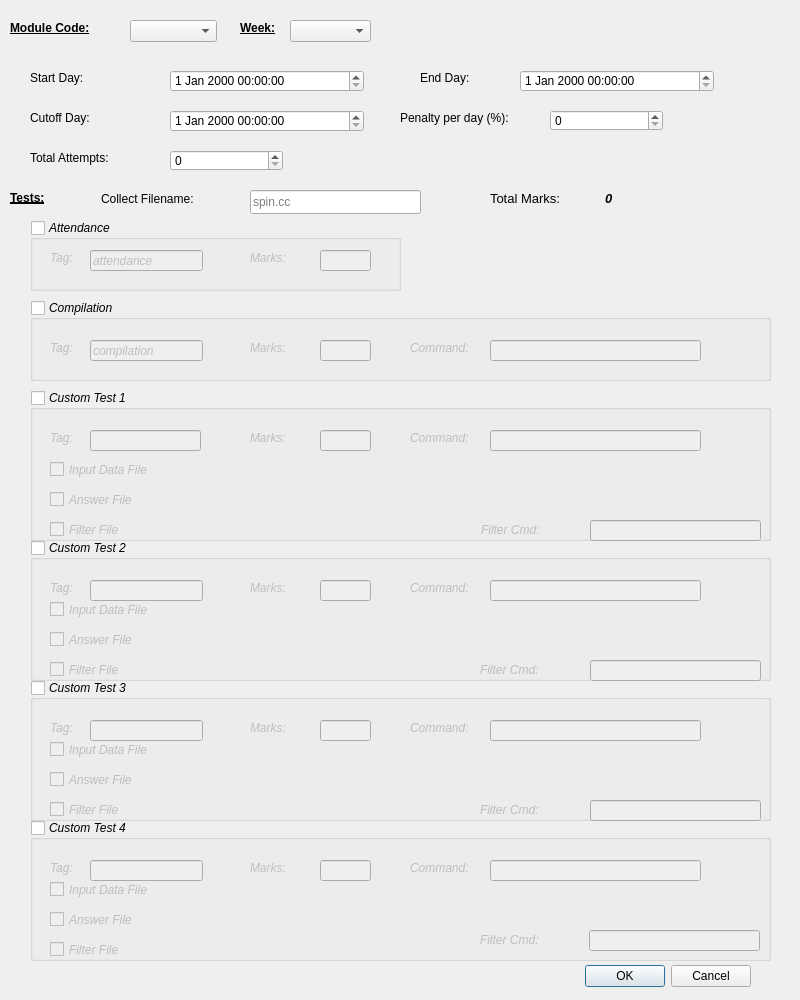
<?xml version="1.0" encoding="UTF-8"?>
<ui version="4.0">
 <class>Dialog</class>
 <widget class="QDialog" name="Dialog">
  <property name="geometry">
   <rect>
    <x>0</x>
    <y>0</y>
    <width>800</width>
    <height>1000</height>
   </rect>
  </property>
  <property name="minimumSize">
   <size>
    <width>800</width>
    <height>1000</height>
   </size>
  </property>
  <property name="maximumSize">
   <size>
    <width>800</width>
    <height>1000</height>
   </size>
  </property>
  <property name="windowTitle">
   <string>Create Repeating Assignment</string>
  </property>
  <widget class="QDialogButtonBox" name="buttonBox">
   <property name="geometry">
    <rect>
     <x>410</x>
     <y>960</y>
     <width>341</width>
     <height>32</height>
    </rect>
   </property>
   <property name="orientation">
    <enum>Qt::Horizontal</enum>
   </property>
   <property name="standardButtons">
    <set>QDialogButtonBox::Cancel|QDialogButtonBox::Ok</set>
   </property>
  </widget>
  <widget class="QLabel" name="label">
   <property name="geometry">
    <rect>
     <x>10</x>
     <y>20</y>
     <width>111</width>
     <height>16</height>
    </rect>
   </property>
   <property name="font">
    <font>
     <weight>75</weight>
     <bold>true</bold>
     <underline>true</underline>
     <kerning>true</kerning>
    </font>
   </property>
   <property name="text">
    <string>Module Code:</string>
   </property>
  </widget>
  <widget class="QComboBox" name="comboBox_moduleCode">
   <property name="geometry">
    <rect>
     <x>130</x>
     <y>20</y>
     <width>87</width>
     <height>22</height>
    </rect>
   </property>
  </widget>
  <widget class="QDateTimeEdit" name="dateTimeEdit_startDay">
   <property name="geometry">
    <rect>
     <x>170</x>
     <y>70</y>
     <width>194</width>
     <height>22</height>
    </rect>
   </property>
  </widget>
  <widget class="QLabel" name="label_2">
   <property name="geometry">
    <rect>
     <x>30</x>
     <y>70</y>
     <width>121</width>
     <height>16</height>
    </rect>
   </property>
   <property name="text">
    <string>Start Day:</string>
   </property>
  </widget>
  <widget class="QLabel" name="label_3">
   <property name="geometry">
    <rect>
     <x>420</x>
     <y>70</y>
     <width>72</width>
     <height>15</height>
    </rect>
   </property>
   <property name="text">
    <string>End Day:</string>
   </property>
  </widget>
  <widget class="QLabel" name="label_4">
   <property name="geometry">
    <rect>
     <x>30</x>
     <y>110</y>
     <width>101</width>
     <height>16</height>
    </rect>
   </property>
   <property name="text">
    <string>Cutoff Day:</string>
   </property>
  </widget>
  <widget class="QLabel" name="label_5">
   <property name="geometry">
    <rect>
     <x>400</x>
     <y>110</y>
     <width>141</width>
     <height>16</height>
    </rect>
   </property>
   <property name="text">
    <string>Penalty per day (%):</string>
   </property>
  </widget>
  <widget class="QDateTimeEdit" name="dateTimeEdit_endDay">
   <property name="geometry">
    <rect>
     <x>520</x>
     <y>70</y>
     <width>194</width>
     <height>22</height>
    </rect>
   </property>
  </widget>
  <widget class="QDateTimeEdit" name="dateTimeEdit_cutoffDay">
   <property name="geometry">
    <rect>
     <x>170</x>
     <y>110</y>
     <width>194</width>
     <height>22</height>
    </rect>
   </property>
  </widget>
  <widget class="QSpinBox" name="spinBox_penaltyPerDay">
   <property name="geometry">
    <rect>
     <x>550</x>
     <y>110</y>
     <width>113</width>
     <height>21</height>
    </rect>
   </property>
  </widget>
  <widget class="QLabel" name="label_6">
   <property name="geometry">
    <rect>
     <x>240</x>
     <y>20</y>
     <width>41</width>
     <height>16</height>
    </rect>
   </property>
   <property name="font">
    <font>
     <weight>75</weight>
     <bold>true</bold>
     <underline>true</underline>
    </font>
   </property>
   <property name="text">
    <string>Week:</string>
   </property>
  </widget>
  <widget class="QComboBox" name="comboBox_weekNumber">
   <property name="geometry">
    <rect>
     <x>290</x>
     <y>20</y>
     <width>81</width>
     <height>22</height>
    </rect>
   </property>
  </widget>
  <widget class="QLabel" name="label_7">
   <property name="geometry">
    <rect>
     <x>30</x>
     <y>150</y>
     <width>121</width>
     <height>16</height>
    </rect>
   </property>
   <property name="text">
    <string>Total Attempts:</string>
   </property>
  </widget>
  <widget class="QSpinBox" name="spinBox_totalAttempts">
   <property name="geometry">
    <rect>
     <x>170</x>
     <y>150</y>
     <width>113</width>
     <height>21</height>
    </rect>
   </property>
  </widget>
  <widget class="QLabel" name="label_8">
   <property name="geometry">
    <rect>
     <x>10</x>
     <y>190</y>
     <width>72</width>
     <height>15</height>
    </rect>
   </property>
   <property name="font">
    <font>
     <weight>75</weight>
     <bold>true</bold>
     <underline>true</underline>
    </font>
   </property>
   <property name="text">
    <string>Tests:</string>
   </property>
  </widget>
  <widget class="QLabel" name="label_11">
   <property name="geometry">
    <rect>
     <x>490</x>
     <y>190</y>
     <width>108</width>
     <height>17</height>
    </rect>
   </property>
   <property name="font">
    <font>
     <pointsize>10</pointsize>
    </font>
   </property>
   <property name="text">
    <string>Total Marks:</string>
   </property>
  </widget>
  <widget class="QLabel" name="label_totalMarks">
   <property name="geometry">
    <rect>
     <x>605</x>
     <y>190</y>
     <width>121</width>
     <height>17</height>
    </rect>
   </property>
   <property name="font">
    <font>
     <pointsize>10</pointsize>
     <weight>75</weight>
     <italic>true</italic>
     <bold>true</bold>
    </font>
   </property>
   <property name="text">
    <string>0</string>
   </property>
  </widget>
  <widget class="QGroupBox" name="groupBox_attendance">
   <property name="geometry">
    <rect>
     <x>30</x>
     <y>220</y>
     <width>371</width>
     <height>71</height>
    </rect>
   </property>
   <property name="font">
    <font>
     <italic>true</italic>
    </font>
   </property>
   <property name="title">
    <string>Attendance</string>
   </property>
   <property name="checkable">
    <bool>true</bool>
   </property>
   <property name="checked">
    <bool>false</bool>
   </property>
   <widget class="QLabel" name="label_12">
    <property name="geometry">
     <rect>
      <x>20</x>
      <y>30</y>
      <width>41</width>
      <height>16</height>
     </rect>
    </property>
    <property name="text">
     <string>Tag:</string>
    </property>
   </widget>
   <widget class="QLineEdit" name="lineEdit_attendance_tag">
    <property name="geometry">
     <rect>
      <x>60</x>
      <y>30</y>
      <width>113</width>
      <height>21</height>
     </rect>
    </property>
    <property name="text">
     <string>attendance</string>
    </property>
   </widget>
   <widget class="QLabel" name="label_10">
    <property name="geometry">
     <rect>
      <x>220</x>
      <y>30</y>
      <width>72</width>
      <height>15</height>
     </rect>
    </property>
    <property name="text">
     <string>Marks:</string>
    </property>
   </widget>
   <widget class="QLineEdit" name="lineEdit_attendance_marks">
    <property name="geometry">
     <rect>
      <x>290</x>
      <y>30</y>
      <width>51</width>
      <height>21</height>
     </rect>
    </property>
   </widget>
  </widget>
  <widget class="QGroupBox" name="groupBox_compilation">
   <property name="geometry">
    <rect>
     <x>30</x>
     <y>300</y>
     <width>741</width>
     <height>81</height>
    </rect>
   </property>
   <property name="font">
    <font>
     <italic>true</italic>
    </font>
   </property>
   <property name="title">
    <string>Compilation</string>
   </property>
   <property name="checkable">
    <bool>true</bool>
   </property>
   <property name="checked">
    <bool>false</bool>
   </property>
   <widget class="QLabel" name="label_13">
    <property name="geometry">
     <rect>
      <x>20</x>
      <y>40</y>
      <width>41</width>
      <height>16</height>
     </rect>
    </property>
    <property name="text">
     <string>Tag:</string>
    </property>
   </widget>
   <widget class="QLineEdit" name="lineEdit_compilation_tag">
    <property name="geometry">
     <rect>
      <x>60</x>
      <y>40</y>
      <width>113</width>
      <height>21</height>
     </rect>
    </property>
    <property name="text">
     <string>compilation</string>
    </property>
   </widget>
   <widget class="QLabel" name="label_14">
    <property name="geometry">
     <rect>
      <x>220</x>
      <y>40</y>
      <width>72</width>
      <height>15</height>
     </rect>
    </property>
    <property name="text">
     <string>Marks:</string>
    </property>
   </widget>
   <widget class="QLineEdit" name="lineEdit_compilation_marks">
    <property name="geometry">
     <rect>
      <x>290</x>
      <y>40</y>
      <width>51</width>
      <height>21</height>
     </rect>
    </property>
   </widget>
   <widget class="QLabel" name="label_15">
    <property name="geometry">
     <rect>
      <x>380</x>
      <y>40</y>
      <width>72</width>
      <height>15</height>
     </rect>
    </property>
    <property name="text">
     <string>Command:</string>
    </property>
   </widget>
   <widget class="QLineEdit" name="lineEdit_compilation_command">
    <property name="geometry">
     <rect>
      <x>460</x>
      <y>40</y>
      <width>211</width>
      <height>21</height>
     </rect>
    </property>
   </widget>
  </widget>
  <widget class="QLabel" name="label_9">
   <property name="geometry">
    <rect>
     <x>101</x>
     <y>191</y>
     <width>136</width>
     <height>16</height>
    </rect>
   </property>
   <property name="text">
    <string>Collect Filename:</string>
   </property>
  </widget>
  <widget class="QLineEdit" name="lineEdit_collectFilename">
   <property name="geometry">
    <rect>
     <x>250</x>
     <y>190</y>
     <width>171</width>
     <height>24</height>
    </rect>
   </property>
   <property name="placeholderText">
    <string>spin.cc</string>
   </property>
  </widget>
  <widget class="QGroupBox" name="groupBox_customTest1">
   <property name="geometry">
    <rect>
     <x>30</x>
     <y>390</y>
     <width>741</width>
     <height>151</height>
    </rect>
   </property>
   <property name="font">
    <font>
     <italic>true</italic>
    </font>
   </property>
   <property name="title">
    <string>Custom Test 1</string>
   </property>
   <property name="checkable">
    <bool>true</bool>
   </property>
   <property name="checked">
    <bool>false</bool>
   </property>
   <widget class="QLabel" name="label_16">
    <property name="geometry">
     <rect>
      <x>20</x>
      <y>40</y>
      <width>41</width>
      <height>16</height>
     </rect>
    </property>
    <property name="text">
     <string>Tag:</string>
    </property>
   </widget>
   <widget class="QLineEdit" name="lineEdit_test1_tag">
    <property name="geometry">
     <rect>
      <x>60</x>
      <y>40</y>
      <width>111</width>
      <height>21</height>
     </rect>
    </property>
    <property name="text">
     <string/>
    </property>
   </widget>
   <widget class="QLabel" name="label_17">
    <property name="geometry">
     <rect>
      <x>220</x>
      <y>40</y>
      <width>72</width>
      <height>15</height>
     </rect>
    </property>
    <property name="text">
     <string>Marks:</string>
    </property>
   </widget>
   <widget class="QLineEdit" name="lineEdit_test1_marks">
    <property name="geometry">
     <rect>
      <x>290</x>
      <y>40</y>
      <width>51</width>
      <height>21</height>
     </rect>
    </property>
   </widget>
   <widget class="QLabel" name="label_18">
    <property name="geometry">
     <rect>
      <x>380</x>
      <y>40</y>
      <width>72</width>
      <height>15</height>
     </rect>
    </property>
    <property name="text">
     <string>Command:</string>
    </property>
   </widget>
   <widget class="QLineEdit" name="lineEdit_test1_command">
    <property name="geometry">
     <rect>
      <x>460</x>
      <y>40</y>
      <width>211</width>
      <height>21</height>
     </rect>
    </property>
   </widget>
   <widget class="QCheckBox" name="checkBox_test1_inputDataFile">
    <property name="geometry">
     <rect>
      <x>20</x>
      <y>70</y>
      <width>161</width>
      <height>19</height>
     </rect>
    </property>
    <property name="text">
     <string>Input Data File</string>
    </property>
   </widget>
   <widget class="QLabel" name="label_test1_inputDataFile">
    <property name="geometry">
     <rect>
      <x>180</x>
      <y>70</y>
      <width>511</width>
      <height>16</height>
     </rect>
    </property>
    <property name="text">
     <string/>
    </property>
   </widget>
   <widget class="QCheckBox" name="checkBox_test1_answerFile">
    <property name="geometry">
     <rect>
      <x>20</x>
      <y>100</y>
      <width>131</width>
      <height>19</height>
     </rect>
    </property>
    <property name="text">
     <string>Answer File</string>
    </property>
   </widget>
   <widget class="QCheckBox" name="checkBox_test1_filterFile">
    <property name="geometry">
     <rect>
      <x>20</x>
      <y>130</y>
      <width>121</width>
      <height>19</height>
     </rect>
    </property>
    <property name="text">
     <string>Filter File</string>
    </property>
   </widget>
   <widget class="QLabel" name="label_test1_answerFile">
    <property name="geometry">
     <rect>
      <x>170</x>
      <y>100</y>
      <width>521</width>
      <height>16</height>
     </rect>
    </property>
    <property name="text">
     <string/>
    </property>
   </widget>
   <widget class="QLabel" name="label_test1_filterFile">
    <property name="geometry">
     <rect>
      <x>140</x>
      <y>130</y>
      <width>331</width>
      <height>16</height>
     </rect>
    </property>
    <property name="text">
     <string/>
    </property>
   </widget>
   <widget class="QLabel" name="label_28">
    <property name="geometry">
     <rect>
      <x>451</x>
      <y>130</y>
      <width>101</width>
      <height>20</height>
     </rect>
    </property>
    <property name="text">
     <string>Filter Cmd:</string>
    </property>
   </widget>
   <widget class="QLineEdit" name="lineEdit_test1_filterCommand">
    <property name="geometry">
     <rect>
      <x>560</x>
      <y>130</y>
      <width>171</width>
      <height>21</height>
     </rect>
    </property>
   </widget>
  </widget>
  <widget class="QGroupBox" name="groupBox_customTest2">
   <property name="geometry">
    <rect>
     <x>30</x>
     <y>540</y>
     <width>741</width>
     <height>141</height>
    </rect>
   </property>
   <property name="font">
    <font>
     <italic>true</italic>
    </font>
   </property>
   <property name="title">
    <string>Custom Test 2</string>
   </property>
   <property name="checkable">
    <bool>true</bool>
   </property>
   <property name="checked">
    <bool>false</bool>
   </property>
   <widget class="QLabel" name="label_19">
    <property name="geometry">
     <rect>
      <x>20</x>
      <y>40</y>
      <width>41</width>
      <height>16</height>
     </rect>
    </property>
    <property name="text">
     <string>Tag:</string>
    </property>
   </widget>
   <widget class="QLineEdit" name="lineEdit_test2_tag">
    <property name="geometry">
     <rect>
      <x>60</x>
      <y>40</y>
      <width>113</width>
      <height>21</height>
     </rect>
    </property>
    <property name="text">
     <string/>
    </property>
   </widget>
   <widget class="QLabel" name="label_20">
    <property name="geometry">
     <rect>
      <x>220</x>
      <y>40</y>
      <width>72</width>
      <height>15</height>
     </rect>
    </property>
    <property name="text">
     <string>Marks:</string>
    </property>
   </widget>
   <widget class="QLineEdit" name="lineEdit_test2_marks">
    <property name="geometry">
     <rect>
      <x>290</x>
      <y>40</y>
      <width>51</width>
      <height>21</height>
     </rect>
    </property>
   </widget>
   <widget class="QLabel" name="label_21">
    <property name="geometry">
     <rect>
      <x>380</x>
      <y>40</y>
      <width>72</width>
      <height>15</height>
     </rect>
    </property>
    <property name="text">
     <string>Command:</string>
    </property>
   </widget>
   <widget class="QLineEdit" name="lineEdit_test2_command">
    <property name="geometry">
     <rect>
      <x>460</x>
      <y>40</y>
      <width>211</width>
      <height>21</height>
     </rect>
    </property>
   </widget>
   <widget class="QCheckBox" name="checkBox_test2_inputDataFile">
    <property name="geometry">
     <rect>
      <x>20</x>
      <y>60</y>
      <width>151</width>
      <height>19</height>
     </rect>
    </property>
    <property name="text">
     <string>Input Data File</string>
    </property>
   </widget>
   <widget class="QLabel" name="label_test2_inputDataFile">
    <property name="geometry">
     <rect>
      <x>180</x>
      <y>60</y>
      <width>511</width>
      <height>16</height>
     </rect>
    </property>
    <property name="text">
     <string/>
    </property>
   </widget>
   <widget class="QLabel" name="label_test2_answerFile">
    <property name="geometry">
     <rect>
      <x>170</x>
      <y>90</y>
      <width>521</width>
      <height>16</height>
     </rect>
    </property>
    <property name="text">
     <string/>
    </property>
   </widget>
   <widget class="QCheckBox" name="checkBox_test2_filterFile">
    <property name="geometry">
     <rect>
      <x>20</x>
      <y>120</y>
      <width>121</width>
      <height>19</height>
     </rect>
    </property>
    <property name="text">
     <string>Filter File</string>
    </property>
   </widget>
   <widget class="QCheckBox" name="checkBox_test2_answerFile">
    <property name="geometry">
     <rect>
      <x>20</x>
      <y>90</y>
      <width>131</width>
      <height>19</height>
     </rect>
    </property>
    <property name="text">
     <string>Answer File</string>
    </property>
   </widget>
   <widget class="QLabel" name="label_test2_filterFile">
    <property name="geometry">
     <rect>
      <x>170</x>
      <y>120</y>
      <width>281</width>
      <height>16</height>
     </rect>
    </property>
    <property name="text">
     <string/>
    </property>
   </widget>
   <widget class="QLineEdit" name="lineEdit_test2_filterCommand">
    <property name="geometry">
     <rect>
      <x>560</x>
      <y>120</y>
      <width>171</width>
      <height>21</height>
     </rect>
    </property>
   </widget>
   <widget class="QLabel" name="label_29">
    <property name="geometry">
     <rect>
      <x>450</x>
      <y>120</y>
      <width>101</width>
      <height>20</height>
     </rect>
    </property>
    <property name="text">
     <string>Filter Cmd:</string>
    </property>
   </widget>
  </widget>
  <widget class="QGroupBox" name="groupBox_customTest3">
   <property name="geometry">
    <rect>
     <x>30</x>
     <y>680</y>
     <width>741</width>
     <height>141</height>
    </rect>
   </property>
   <property name="font">
    <font>
     <italic>true</italic>
    </font>
   </property>
   <property name="title">
    <string>Custom Test 3</string>
   </property>
   <property name="checkable">
    <bool>true</bool>
   </property>
   <property name="checked">
    <bool>false</bool>
   </property>
   <widget class="QLabel" name="label_22">
    <property name="geometry">
     <rect>
      <x>20</x>
      <y>40</y>
      <width>41</width>
      <height>16</height>
     </rect>
    </property>
    <property name="text">
     <string>Tag:</string>
    </property>
   </widget>
   <widget class="QLineEdit" name="lineEdit_test3_tag">
    <property name="geometry">
     <rect>
      <x>60</x>
      <y>40</y>
      <width>113</width>
      <height>21</height>
     </rect>
    </property>
    <property name="text">
     <string/>
    </property>
   </widget>
   <widget class="QLabel" name="label_23">
    <property name="geometry">
     <rect>
      <x>220</x>
      <y>40</y>
      <width>72</width>
      <height>15</height>
     </rect>
    </property>
    <property name="text">
     <string>Marks:</string>
    </property>
   </widget>
   <widget class="QLineEdit" name="lineEdit_test3_marks">
    <property name="geometry">
     <rect>
      <x>290</x>
      <y>40</y>
      <width>51</width>
      <height>21</height>
     </rect>
    </property>
   </widget>
   <widget class="QLabel" name="label_24">
    <property name="geometry">
     <rect>
      <x>380</x>
      <y>40</y>
      <width>72</width>
      <height>15</height>
     </rect>
    </property>
    <property name="text">
     <string>Command:</string>
    </property>
   </widget>
   <widget class="QLineEdit" name="lineEdit_test3_command">
    <property name="geometry">
     <rect>
      <x>460</x>
      <y>40</y>
      <width>211</width>
      <height>21</height>
     </rect>
    </property>
   </widget>
   <widget class="QCheckBox" name="checkBox_test3_inputDataFile">
    <property name="geometry">
     <rect>
      <x>20</x>
      <y>60</y>
      <width>151</width>
      <height>19</height>
     </rect>
    </property>
    <property name="text">
     <string>Input Data File</string>
    </property>
   </widget>
   <widget class="QLabel" name="label_test3_inputDataFile">
    <property name="geometry">
     <rect>
      <x>190</x>
      <y>60</y>
      <width>511</width>
      <height>16</height>
     </rect>
    </property>
    <property name="text">
     <string/>
    </property>
   </widget>
   <widget class="QLabel" name="label_test3_answerFile">
    <property name="geometry">
     <rect>
      <x>170</x>
      <y>90</y>
      <width>521</width>
      <height>16</height>
     </rect>
    </property>
    <property name="text">
     <string/>
    </property>
   </widget>
   <widget class="QCheckBox" name="checkBox_test3_filterFile">
    <property name="geometry">
     <rect>
      <x>20</x>
      <y>120</y>
      <width>121</width>
      <height>19</height>
     </rect>
    </property>
    <property name="text">
     <string>Filter File</string>
    </property>
   </widget>
   <widget class="QCheckBox" name="checkBox_test3_answerFile">
    <property name="geometry">
     <rect>
      <x>20</x>
      <y>90</y>
      <width>131</width>
      <height>19</height>
     </rect>
    </property>
    <property name="text">
     <string>Answer File</string>
    </property>
   </widget>
   <widget class="QLabel" name="label_test3_filterFile">
    <property name="geometry">
     <rect>
      <x>170</x>
      <y>120</y>
      <width>271</width>
      <height>16</height>
     </rect>
    </property>
    <property name="text">
     <string/>
    </property>
   </widget>
   <widget class="QLineEdit" name="lineEdit_test3_filterCommand">
    <property name="geometry">
     <rect>
      <x>560</x>
      <y>120</y>
      <width>171</width>
      <height>21</height>
     </rect>
    </property>
   </widget>
   <widget class="QLabel" name="label_30">
    <property name="geometry">
     <rect>
      <x>450</x>
      <y>120</y>
      <width>101</width>
      <height>20</height>
     </rect>
    </property>
    <property name="text">
     <string>Filter Cmd:</string>
    </property>
   </widget>
  </widget>
  <widget class="QGroupBox" name="groupBox_customTest4">
   <property name="geometry">
    <rect>
     <x>30</x>
     <y>820</y>
     <width>741</width>
     <height>141</height>
    </rect>
   </property>
   <property name="font">
    <font>
     <italic>true</italic>
    </font>
   </property>
   <property name="title">
    <string>Custom Test 4</string>
   </property>
   <property name="checkable">
    <bool>true</bool>
   </property>
   <property name="checked">
    <bool>false</bool>
   </property>
   <widget class="QLabel" name="label_25">
    <property name="geometry">
     <rect>
      <x>20</x>
      <y>40</y>
      <width>41</width>
      <height>16</height>
     </rect>
    </property>
    <property name="text">
     <string>Tag:</string>
    </property>
   </widget>
   <widget class="QLineEdit" name="lineEdit_test4_tag">
    <property name="geometry">
     <rect>
      <x>60</x>
      <y>40</y>
      <width>113</width>
      <height>21</height>
     </rect>
    </property>
    <property name="text">
     <string/>
    </property>
   </widget>
   <widget class="QLabel" name="label_26">
    <property name="geometry">
     <rect>
      <x>220</x>
      <y>40</y>
      <width>72</width>
      <height>15</height>
     </rect>
    </property>
    <property name="text">
     <string>Marks:</string>
    </property>
   </widget>
   <widget class="QLineEdit" name="lineEdit_test4_marks">
    <property name="geometry">
     <rect>
      <x>290</x>
      <y>40</y>
      <width>51</width>
      <height>21</height>
     </rect>
    </property>
   </widget>
   <widget class="QLabel" name="label_27">
    <property name="geometry">
     <rect>
      <x>380</x>
      <y>40</y>
      <width>72</width>
      <height>15</height>
     </rect>
    </property>
    <property name="text">
     <string>Command:</string>
    </property>
   </widget>
   <widget class="QLineEdit" name="lineEdit_test4_command">
    <property name="geometry">
     <rect>
      <x>460</x>
      <y>40</y>
      <width>211</width>
      <height>21</height>
     </rect>
    </property>
   </widget>
   <widget class="QCheckBox" name="checkBox_test4_inputDataFile">
    <property name="geometry">
     <rect>
      <x>20</x>
      <y>60</y>
      <width>151</width>
      <height>19</height>
     </rect>
    </property>
    <property name="text">
     <string>Input Data File</string>
    </property>
   </widget>
   <widget class="QLabel" name="label_test4_inputDataFile">
    <property name="geometry">
     <rect>
      <x>180</x>
      <y>60</y>
      <width>521</width>
      <height>16</height>
     </rect>
    </property>
    <property name="text">
     <string/>
    </property>
   </widget>
   <widget class="QLabel" name="label_test4_filterFile">
    <property name="geometry">
     <rect>
      <x>170</x>
      <y>120</y>
      <width>271</width>
      <height>16</height>
     </rect>
    </property>
    <property name="text">
     <string/>
    </property>
   </widget>
   <widget class="QCheckBox" name="checkBox_test4_filterFile">
    <property name="geometry">
     <rect>
      <x>20</x>
      <y>120</y>
      <width>121</width>
      <height>19</height>
     </rect>
    </property>
    <property name="text">
     <string>Filter File</string>
    </property>
   </widget>
   <widget class="QCheckBox" name="checkBox_test4_answerFile">
    <property name="geometry">
     <rect>
      <x>20</x>
      <y>90</y>
      <width>131</width>
      <height>19</height>
     </rect>
    </property>
    <property name="text">
     <string>Answer File</string>
    </property>
   </widget>
   <widget class="QLabel" name="label_test4_answerFile">
    <property name="geometry">
     <rect>
      <x>170</x>
      <y>90</y>
      <width>521</width>
      <height>16</height>
     </rect>
    </property>
    <property name="text">
     <string/>
    </property>
   </widget>
   <widget class="QLineEdit" name="lineEdit_test4_filterCommand">
    <property name="geometry">
     <rect>
      <x>559</x>
      <y>110</y>
      <width>171</width>
      <height>21</height>
     </rect>
    </property>
   </widget>
   <widget class="QLabel" name="label_31">
    <property name="geometry">
     <rect>
      <x>450</x>
      <y>110</y>
      <width>101</width>
      <height>20</height>
     </rect>
    </property>
    <property name="text">
     <string>Filter Cmd:</string>
    </property>
   </widget>
  </widget>
 </widget>
 <resources/>
 <connections>
  <connection>
   <sender>buttonBox</sender>
   <signal>accepted()</signal>
   <receiver>Dialog</receiver>
   <slot>accept()</slot>
   <hints>
    <hint type="sourcelabel">
     <x>248</x>
     <y>254</y>
    </hint>
    <hint type="destinationlabel">
     <x>157</x>
     <y>274</y>
    </hint>
   </hints>
  </connection>
  <connection>
   <sender>buttonBox</sender>
   <signal>rejected()</signal>
   <receiver>Dialog</receiver>
   <slot>reject()</slot>
   <hints>
    <hint type="sourcelabel">
     <x>316</x>
     <y>260</y>
    </hint>
    <hint type="destinationlabel">
     <x>286</x>
     <y>274</y>
    </hint>
   </hints>
  </connection>
 </connections>
</ui>
